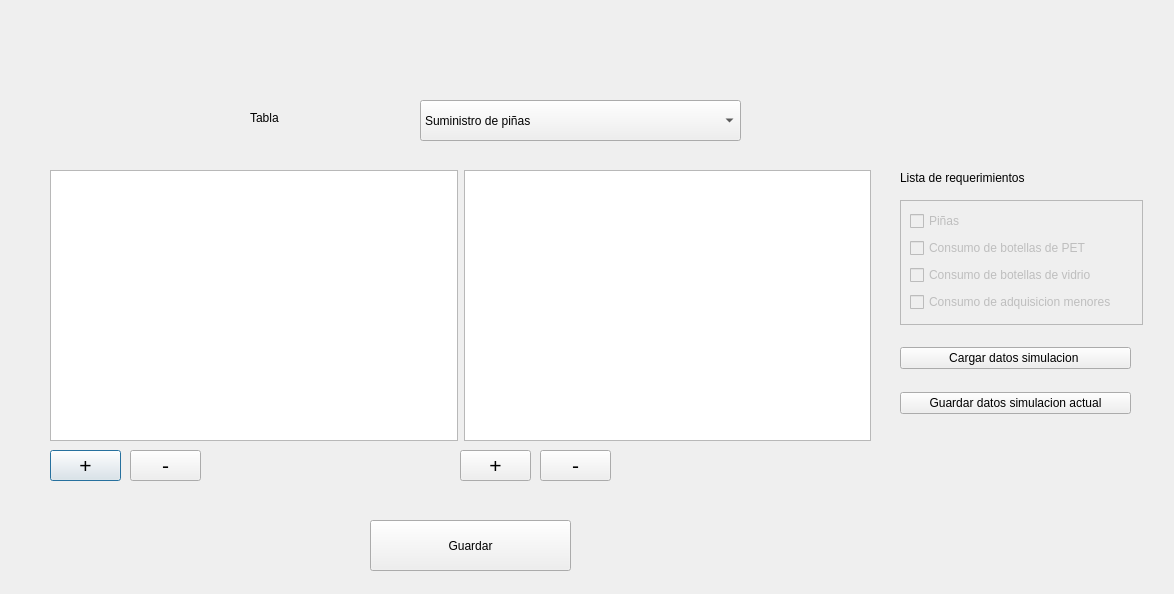
<?xml version="1.0" encoding="UTF-8"?>
<ui version="4.0">
 <class>Dialog</class>
 <widget class="QDialog" name="Dialog">
  <property name="geometry">
   <rect>
    <x>0</x>
    <y>0</y>
    <width>1174</width>
    <height>594</height>
   </rect>
  </property>
  <property name="windowTitle">
   <string>Dialog</string>
  </property>
  <property name="autoFillBackground">
   <bool>false</bool>
  </property>
  <widget class="QLabel" name="label">
   <property name="geometry">
    <rect>
     <x>900</x>
     <y>170</y>
     <width>151</width>
     <height>16</height>
    </rect>
   </property>
   <property name="text">
    <string>Lista de requerimientos</string>
   </property>
  </widget>
  <widget class="QComboBox" name="tablas_opcion">
   <property name="geometry">
    <rect>
     <x>420</x>
     <y>100</y>
     <width>321</width>
     <height>41</height>
    </rect>
   </property>
   <item>
    <property name="text">
     <string>Suministro de piñas</string>
    </property>
   </item>
   <item>
    <property name="text">
     <string>Suminstros de consumo de vidrio</string>
    </property>
   </item>
   <item>
    <property name="text">
     <string>Suministro de adquisicion de tapones y corchos</string>
    </property>
   </item>
   <item>
    <property name="text">
     <string>Suministro de materiales menores</string>
    </property>
   </item>
  </widget>
  <widget class="QPushButton" name="btnmas">
   <property name="geometry">
    <rect>
     <x>50</x>
     <y>450</y>
     <width>71</width>
     <height>31</height>
    </rect>
   </property>
   <property name="font">
    <font>
     <pointsize>16</pointsize>
    </font>
   </property>
   <property name="text">
    <string>+</string>
   </property>
  </widget>
  <widget class="QLabel" name="label_2">
   <property name="geometry">
    <rect>
     <x>250</x>
     <y>110</y>
     <width>151</width>
     <height>16</height>
    </rect>
   </property>
   <property name="text">
    <string>Tabla</string>
   </property>
  </widget>
  <widget class="QPushButton" name="Guardar">
   <property name="geometry">
    <rect>
     <x>370</x>
     <y>520</y>
     <width>201</width>
     <height>51</height>
    </rect>
   </property>
   <property name="text">
    <string>Guardar</string>
   </property>
  </widget>
  <widget class="QFrame" name="requisitos_frame">
   <property name="geometry">
    <rect>
     <x>900</x>
     <y>200</y>
     <width>243</width>
     <height>125</height>
    </rect>
   </property>
   <property name="frameShape">
    <enum>QFrame::StyledPanel</enum>
   </property>
   <property name="frameShadow">
    <enum>QFrame::Raised</enum>
   </property>
   <layout class="QVBoxLayout" name="verticalLayout">
    <item>
     <widget class="QCheckBox" name="checkBox_25">
      <property name="enabled">
       <bool>false</bool>
      </property>
      <property name="text">
       <string>Piñas</string>
      </property>
     </widget>
    </item>
    <item>
     <widget class="QCheckBox" name="checkBox_27">
      <property name="enabled">
       <bool>false</bool>
      </property>
      <property name="text">
       <string>Consumo de botellas de PET</string>
      </property>
     </widget>
    </item>
    <item>
     <widget class="QCheckBox" name="checkBox_26">
      <property name="enabled">
       <bool>false</bool>
      </property>
      <property name="text">
       <string>Consumo de botellas de vidrio</string>
      </property>
     </widget>
    </item>
    <item>
     <widget class="QCheckBox" name="checkBox_28">
      <property name="enabled">
       <bool>false</bool>
      </property>
      <property name="text">
       <string>Consumo de adquisicion menores</string>
      </property>
     </widget>
    </item>
   </layout>
  </widget>
  <widget class="QPushButton" name="btnmenos">
   <property name="geometry">
    <rect>
     <x>130</x>
     <y>450</y>
     <width>71</width>
     <height>31</height>
    </rect>
   </property>
   <property name="font">
    <font>
     <pointsize>16</pointsize>
    </font>
   </property>
   <property name="text">
    <string>-</string>
   </property>
  </widget>
  <widget class="QPushButton" name="btnmas2">
   <property name="geometry">
    <rect>
     <x>460</x>
     <y>450</y>
     <width>71</width>
     <height>31</height>
    </rect>
   </property>
   <property name="font">
    <font>
     <pointsize>16</pointsize>
    </font>
   </property>
   <property name="text">
    <string>+</string>
   </property>
  </widget>
  <widget class="QPushButton" name="btnmenos2">
   <property name="geometry">
    <rect>
     <x>540</x>
     <y>450</y>
     <width>71</width>
     <height>31</height>
    </rect>
   </property>
   <property name="font">
    <font>
     <pointsize>16</pointsize>
    </font>
   </property>
   <property name="text">
    <string>-</string>
   </property>
  </widget>
  <widget class="QWidget" name="">
   <property name="geometry">
    <rect>
     <x>50</x>
     <y>170</y>
     <width>821</width>
     <height>271</height>
    </rect>
   </property>
   <layout class="QHBoxLayout" name="horizontalLayout">
    <item>
     <widget class="QTableWidget" name="tabla">
      <property name="autoFillBackground">
       <bool>true</bool>
      </property>
      <property name="sizeAdjustPolicy">
       <enum>QAbstractScrollArea::AdjustToContents</enum>
      </property>
     </widget>
    </item>
    <item>
     <widget class="QTableWidget" name="tabla2">
      <property name="sizeAdjustPolicy">
       <enum>QAbstractScrollArea::AdjustToContents</enum>
      </property>
     </widget>
    </item>
   </layout>
  </widget>
  <widget class="QWidget" name="">
   <property name="geometry">
    <rect>
     <x>900</x>
     <y>330</y>
     <width>231</width>
     <height>101</height>
    </rect>
   </property>
   <layout class="QVBoxLayout" name="verticalLayout_2">
    <item>
     <widget class="QPushButton" name="btncargar">
      <property name="text">
       <string>Cargar datos simulacion </string>
      </property>
     </widget>
    </item>
    <item>
     <widget class="QPushButton" name="btndatos">
      <property name="text">
       <string>Guardar datos simulacion actual</string>
      </property>
     </widget>
    </item>
   </layout>
  </widget>
 </widget>
 <resources/>
 <connections/>
</ui>
